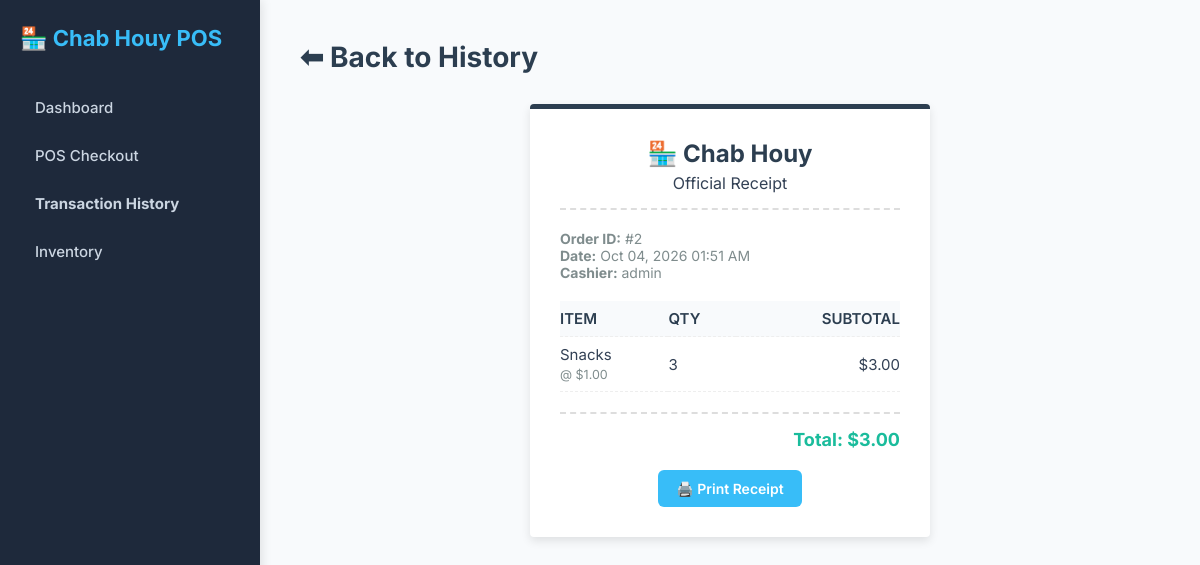
Screenshot of /receipt.php?id=2 (signed in) with the database file from the repository.
### tables this page shows
CREATE TABLE `transactions` (
  `id` int NOT NULL,
  `user_id` int DEFAULT NULL,
  `total_amount` decimal(10,2) NOT NULL,
  `created_at` timestamp NULL DEFAULT CURRENT_TIMESTAMP
);

CREATE TABLE `users` (
  `id` int NOT NULL,
  `username` varchar(50) NOT NULL,
  `password` varchar(255) NOT NULL,
  `role_id` int DEFAULT NULL,
  `created_at` timestamp NULL DEFAULT CURRENT_TIMESTAMP
);

CREATE TABLE `transaction_items` (
  `id` int NOT NULL,
  `transaction_id` int DEFAULT NULL,
  `product_id` int DEFAULT NULL,
  `quantity` int NOT NULL,
  `subtotal` decimal(10,2) NOT NULL
);

CREATE TABLE `products` (
  `id` int NOT NULL,
  `name` varchar(100) NOT NULL,
  `category` varchar(50) NOT NULL,
  `price` decimal(10,2) NOT NULL,
  `stock_quantity` int NOT NULL
);

### receipt.php (the view, shortened to what this page needs)
<?php
require_once 'db.php';
$txn_id = (int)$_GET['id'];
$stmt = $pdo->prepare("
    SELECT t.id, t.total_amount, t.created_at, u.username
    FROM transactions t
    LEFT JOIN users u ON t.user_id = u.id
    WHERE t.id = ?
");
$stmt->execute([$txn_id]);
$transaction = $stmt->fetch();
$stmt_items = $pdo->prepare("
    SELECT ti.quantity, ti.subtotal, p.name, p.price
    FROM transaction_items ti
    JOIN products p ON ti.product_id = p.id
    WHERE ti.transaction_id = ?
");
$stmt_items->execute([$txn_id]);
$items = $stmt_items->fetchAll();
?>
<!DOCTYPE html>
<html lang="en">
<head>
    <link rel="stylesheet" href="assets/css/style.css">
</head>
<body>
    <sidebar>
        <h2>🏪 Chab Houy POS</h2>
        <a href="index.php">Dashboard</a>
        <a href="pos.php">POS Checkout</a>
        <a href="history.php"><b>Transaction History</b></a>
        <a href="inventory.php">Inventory</a>
    </sidebar>
    <main>
        <header>
            <h1><a href="history.php" style="text-decoration: none; color: #2c3e50;">⬅ Back to History</a></h1>
        </header>
        <div class="receipt-container">
            <div class="receipt-card">
                <div class="receipt-header">
                    <h2>🏪 Chab Houy</h2>
                    <p>Official Receipt</p>
                </div>
                <div class="receipt-info">
                    <p><b>Order ID:</b> #<?= $transaction['id'] ?></p>
                    <p><b>Date:</b> <?= date('M d, Y h:i A', strtotime($transaction['created_at'])) ?></p>
                    <p><b>Cashier:</b> <?= htmlspecialchars($transaction['username']) ?></p>
                </div>
                <table class="receipt-table">
                    <thead>
                        <tr>
                            <th>Item</th>
                            <th>Qty</th>
                            <th class="text-right">Subtotal</th>
                        </tr>
                    </thead>
                    <tbody>
                        <?php foreach ($items as $item): ?>
                            <tr>
                                <td><?= htmlspecialchars($item['name']) ?> <br><small style="color: #7f8c8d;">@ $<?= number_format($item['price'], 2) ?></small></td>
                                <td><?= $item['quantity'] ?></td>
                                <td class="text-right">$<?= number_format($item['subtotal'], 2) ?></td>
                            </tr>
                        <?php endforeach; ?>
                    </tbody>
                </table>
                <div class="receipt-total">
                    Total: $<?= number_format($transaction['total_amount'], 2) ?>
                </div>
                <div style="text-align: center; margin-top: 20px;">
                    <button class="btn" onclick="window.print()">🖨️ Print Receipt</button>
                </div>
            </div>
        </div>
    </main>
</body>
</html>

### assets/css/style.css (style rules this page uses)
* { box-sizing: border-box; margin: 0; padding: 0; font-family: 'Inter', sans-serif; }
body { background-color: #f8fafc; color: #334155; display: flex; }
sidebar { width: 260px; background: #1e293b; color: #f8fafc; height: 100vh; padding: 25px 20px; position: fixed; box-shadow: 2px 0 10px rgba(0,0,0,0.1); }
sidebar h2 { font-size: 22px; margin-bottom: 35px; color: #38bdf8; display: flex; align-items: center; gap: 10px; }
sidebar a { display: block; color: #cbd5e1; text-decoration: none; padding: 12px 15px; margin-bottom: 5px; border-radius: 6px; font-size: 15px; font-weight: 500; transition: all 0.2s ease; }
main { margin-left: 260px; padding: 40px; width: calc(100% - 260px); }
header { margin-bottom: 30px; display: flex; justify-content: space-between; align-items: center; }
header h1 { font-size: 28px; color: #0f172a; font-weight: 700; }
table { width: 100%; border-collapse: collapse; }
table th, table td { padding: 15px; text-align: left; border-bottom: 1px solid #e2e8f0; }
table th { background-color: #f8fafc; color: #475569; font-weight: 600; text-transform: uppercase; font-size: 13px; }
.btn { background: #38bdf8; color: #ffffff; border: none; padding: 10px 18px; border-radius: 6px; cursor: pointer; font-size: 14px; font-weight: 600; transition: background 0.2s ease; }

### receipt.php (style rules this page uses)
.receipt-container { display: flex; justify-content: center; margin-top: 30px; }
.receipt-card { background: #fff; padding: 30px; width: 400px; border-radius: 4px; box-shadow: 0 4px 10px rgba(0,0,0,0.1); border-top: 5px solid #2c3e50; }
.receipt-header { text-align: center; margin-bottom: 20px; border-bottom: 2px dashed #ddd; padding-bottom: 15px; }
.receipt-header h2 { color: #2c3e50; margin-bottom: 5px; }
.receipt-info { font-size: 14px; color: #7f8c8d; margin-bottom: 20px; }
.receipt-table { width: 100%; border-collapse: collapse; margin-bottom: 20px; }
.receipt-table th, .receipt-table td { padding: 8px 0; text-align: left; border-bottom: 1px dashed #eee; font-size: 15px; }
.receipt-table th { color: #2c3e50; }
.receipt-table td.text-right, .receipt-table th.text-right { text-align: right; }
.receipt-total { font-size: 18px; font-weight: bold; text-align: right; color: #1abc9c; border-top: 2px dashed #ddd; padding-top: 15px; }

### rows the page displays
transactions: id "2", created_at "Oct 04, 2026 01:51 AM", user.username "admin", total_amount "3.00"
transaction_items: product.name "Snacks", product.price "1.00", quantity "3", subtotal "3.00"
